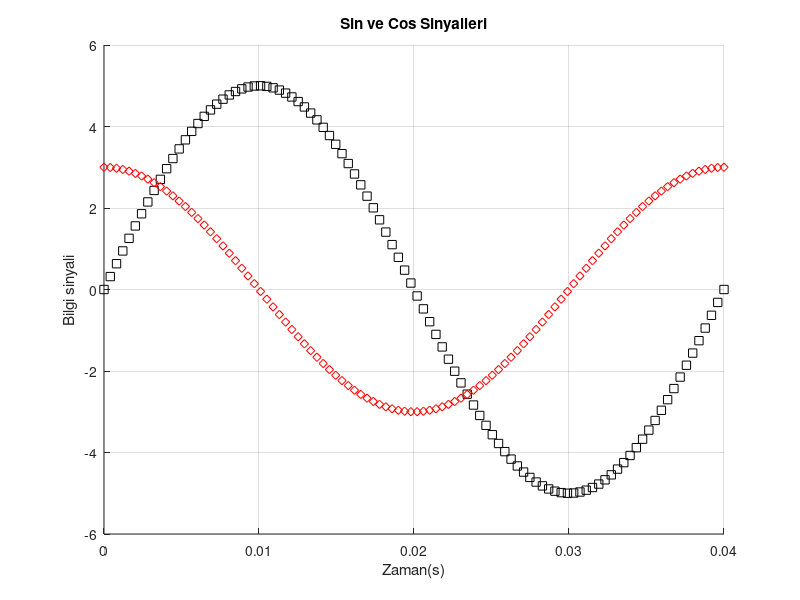

Write MATLAB code to recreate this figure.
%5sin(50*pi*t) ile 3cos(50*pi*t) sinyalin oluşturulması
%hold on: grafik çizimleri üst üste
clear
f1 = 25;
T=1/f1;
t = linspace(0,T);
s1 = 5*sin(2*f1*pi*t);
hold on;
grid on;
plot(t,s1,'ks');
s2 = 3*cos(2*f1*pi*t)
plot(t,s2,'rd');
xlabel ('Zaman(s)')
ylabel ('Bilgi sinyali')
title ('Sin ve Cos Sinyalleri')
